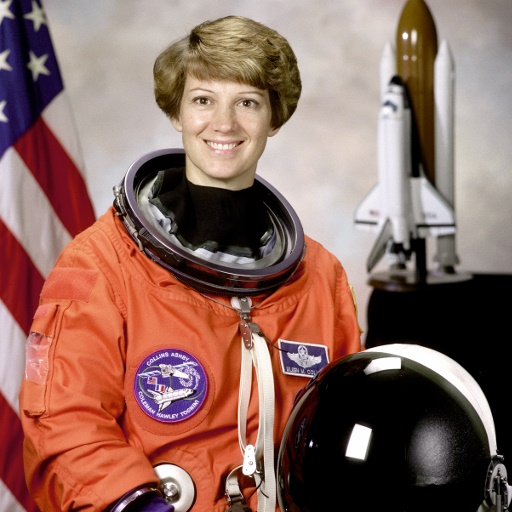
#> input picture 5th_year/Computer_Vision/lab8/image.jpg, 512 x 512 px
$ python surf.py
#> lines starting #> are read from the running program, lines starting #| are printed output that depends on the picture
import cv2
import random

image = cv2.imread('image.jpg')
#> image is the input picture: shape (512, 512, 3); mean B, G, R 96.5, 105.8, 141.6
image_rot = cv2.imread('image_rot.jpg')
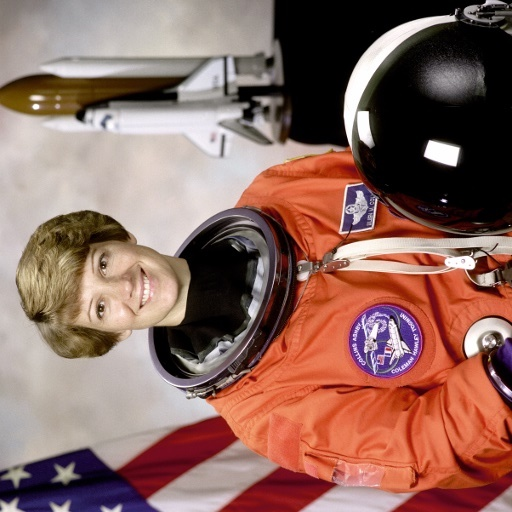
#> input picture 5th_year/Computer_Vision/lab8/image_rot.jpg, 512 x 512 px
#> image_rot is the input picture: shape (512, 512, 3); mean B, G, R 96.7, 105.6, 141.8
gray = cv2.cvtColor(image, cv2.COLOR_BGR2GRAY)
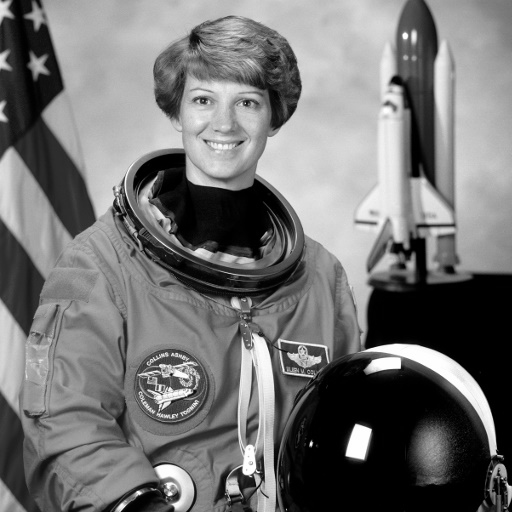
#> gray: shape (512, 512); min 0, max 255, mean 115.4
gray_rot = cv2.cvtColor(image_rot, cv2.COLOR_BGR2GRAY)
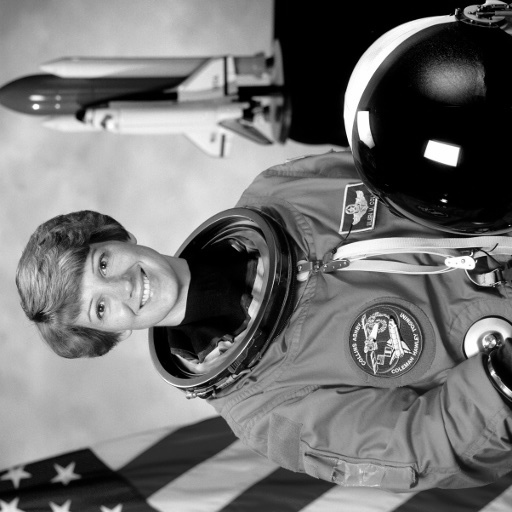
#> gray_rot: shape (512, 512); min 0, max 255, mean 115.4
#> (the run stopped early here; a loop or call above may not have finished)
